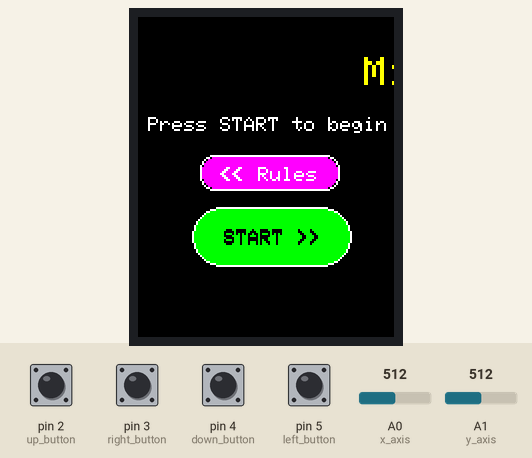
The sketch below on a simulated Arduino Uno, built with avr-gcc and run on an emulated ATmega328P. Parts: 128×160 colour display. Inputs (shaded band) come from the test bench; at power-on: pin 2 (up_button), pin 3 (right_button), pin 4 (down_button), pin 5 (left_button) HIGH, A0 (x_axis) = 512, A1 (y_axis) = 512. Random numbers use the default seed unless the sketch sets one; what the sketch prints to the serial monitor is not drawn.

Above: at 1.0 s.
1.1 s: pin 3 (right_button) pulled LOW for 0.15 s
At 2.8 s:
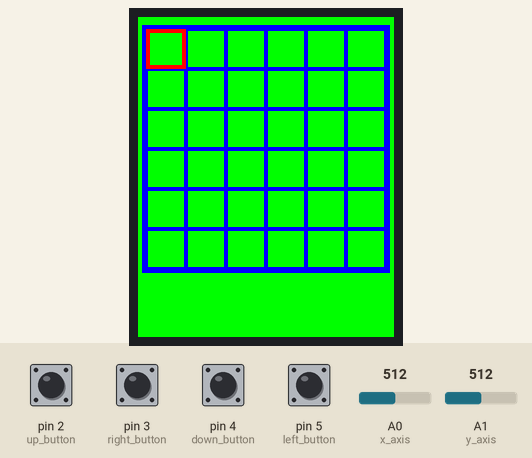
3.4 s: pin 2 (up_button) pulled LOW for 0.15 s
At 4.7 s:
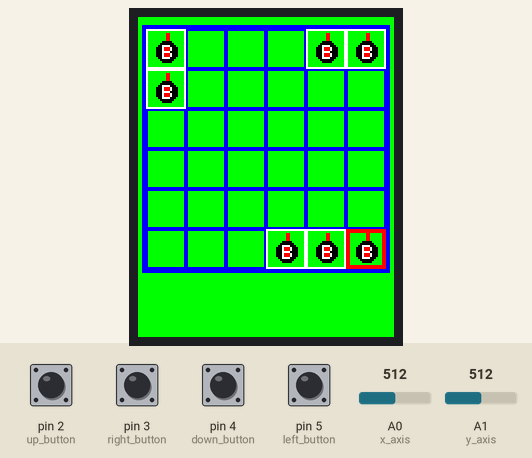
6.5 s: pin 3 (right_button) pulled LOW for 1 s
At 7.6 s:
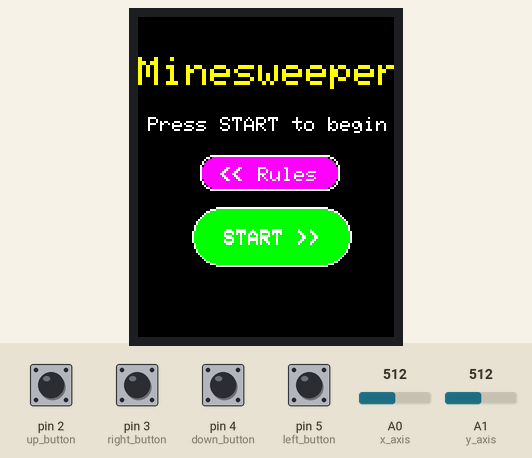
9.0 s: pin 4 (down_button) pulled LOW for 1 s
At 10.2 s:
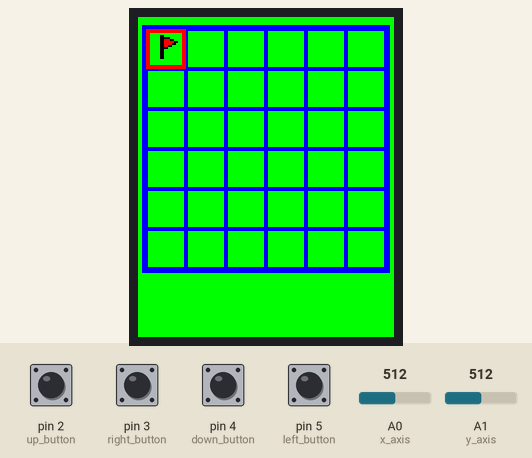
11.5 s: A0 (x_axis) set to 582
13.0 s: A0 (x_axis) set to 609
At 16.0 s:
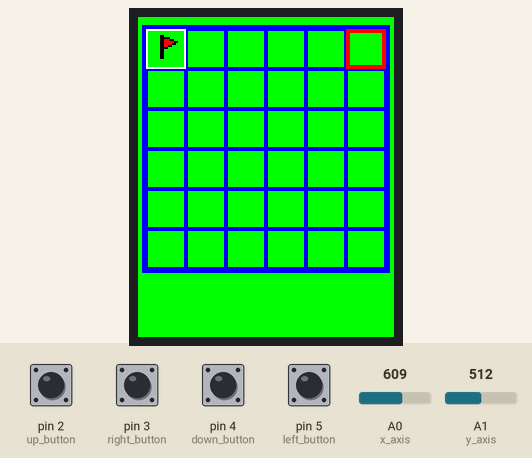
Timing chart, 0 to 17.0 s (numbered marks = the images above; inputs shaded):
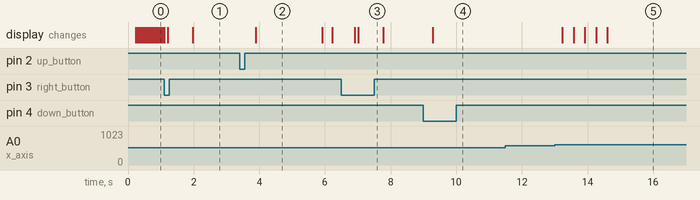

The sketch:

Minesweeper.ino
```cpp
#include <Adafruit_GFX.h>
#include <Adafruit_ST7735.h>
#include <SPI.h>
#include <time.h>
#include <unistd.h>
#include <stdlib.h>

#define TFT_CS 10
#define TFT_RST 12
#define TFT_DC 9

// Color definitions
#define BLACK   0x0000
#define WHITE   0xFFFF
#define BLUE    0x001F
#define RED     0xF800
#define GREEN   0x07E0
#define CYAN    0x07FF
#define MAGENTA 0xF81F
#define YELLOW  0xFFE0
#define ORANGE  0xFD60
#define PURPLE  0x801F
#define BROWN   0x8200

Adafruit_ST7735 tft = Adafruit_ST7735(TFT_CS, TFT_DC, TFT_RST);

#define SCREEN_WIDTH 128
#define SCREEN_HEIGHT 128

#define CELL_SIZE 20  // Size of each cell in pixels

#define NUM_ROWS (SCREEN_HEIGHT / CELL_SIZE)
#define NUM_COLS (SCREEN_WIDTH / CELL_SIZE)

#define NUM_MINES 7  // Number of mines in the game
int bomb_no_mines=0;
int game_over = 0;

int board_count = 0;
int revealed_count = 0;

int score = 10000;
int highestScore = 0;

int up_button = 2;
int down_button = 4;
int left_button = 5;
int right_button = 3;
int start_button = 6;
int select_button = 7;
int analog_button = 8;
int x_axis = A0;
int y_axis = A1;
int buttons[] = {up_button, down_button, left_button, right_button, start_button, select_button, analog_button};

int board[NUM_ROWS][NUM_COLS];     // Mines board
int revealed[NUM_ROWS][NUM_COLS];  // Revealed cells board

int cursorRow = 0;
int cursorCol = 0;

void setup() {

  for(int i; i < 7; i++){
    pinMode(buttons[i], INPUT);
    digitalWrite(buttons[i], HIGH);
  }

  unsigned long a = analogRead(0);
  srand(a);

  Serial.begin(9600);
  tft.initR(INITR_GREENTAB);

  bomb_no_mines = 0;
  board_count = 0;
  revealed_count = 0;
  score = 10000;
  mainScreen();
}

void loop() {
  // Main game loop
  handleInput();
  delay(300);
}

void mainScreen(){
  tft.setRotation(0);  // Adjust rotation if needed

  // Fill the screen with a background color
  tft.fillScreen(BLACK);
  int left = 0;
  int right = 0;
  while (1) {
    int xPos = tft.width();  // Start off-screen (right edge)

    mainScreenComp();

    while (xPos > -tft.width()) {
      // Clear only the area where the scrolling text will be
      tft.fillRect(xPos, 0, tft.width() + xPos+200, 40, BLACK);

      // Display scrolling Minesweeper title
      tft.setTextSize(2);
      tft.setCursor(xPos, 20);
      tft.setTextColor(ST77XX_YELLOW);
      tft.print("Minesweeper");

      xPos--;     // Move text to the left
      left = digitalRead(left_button);
      right = digitalRead(right_button);
      delay(50);
      if (left == 0) {
        tft.fillScreen(BLACK);

        drawButton2(1);
        delay(700);

        rules();
        delay(100);
        tft.fillScreen(BLACK);
        mainScreenComp();
      }
      else if(right == 0){
        tft.fillScreen(BLACK);
        drawButton(27, 95, 80, 30, GREEN, "START >>", 1);
        delay(700);
        // tft.setRotation(3);
        initializeGame();
        break;
      }
      delay(0);
    }
    if(right == 0){
      break;
    }
  }
  delay(10);
}

void mainScreenComp(){
  tft.setTextWrap(false);

  tft.setTextSize(1);
  tft.setTextColor(WHITE);
  tft.setCursor(5, 50);
  tft.println("Press START to begin");

  drawButton2(0);

  drawButton(27, 95, 80, 30, GREEN, "START >>", 0);
}

void drawButton2(int check){
  if(check == 1){
    tft.setTextSize(2);
    tft.setCursor(0, 20);
    tft.setTextColor(ST77XX_YELLOW);
    tft.print("Minesweeper");

    mainScreenComp();
  }
  tft.drawRoundRect(31, 69, 70, 18, 7, WHITE);
  tft.fillRoundRect(32, 70, 68, 16, 7, MAGENTA);

  tft.setCursor(40, 75);
  tft.setTextSize(1);
  tft.setTextColor(WHITE);
  tft.println("<<");
  tft.setCursor(41, 75);
  tft.print("<<");

  if(check == 0)
  tft.setTextColor(WHITE);

  else tft.setTextColor(BLACK);

  tft.setCursor(54, 75);
  tft.print(" Rules");
  if(check == 1){
    tft.setCursor(54, 74);
    tft.print(" Rules");
  }

  // tft.setCursor(5, 75);
  // tft.setTextSize(1);
  // tft.setTextColor(WHITE);
  // tft.println("<<");
  // tft.setCursor(6, 75);
  // tft.print("<<");
  // tft.print(" Rules");
}
void drawButton(int x, int y, int width, int height, uint16_t color, const char* label, int check) {
  if(check == 1){
    tft.setTextSize(2);
    tft.setCursor(0, 20);
    tft.setTextColor(ST77XX_YELLOW);
    tft.print("Minesweeper");
    mainScreenComp();
  }

  tft.fillRoundRect(x, y, width, height, 20, color);
  tft.drawRoundRect(x, y, width, height, 20, WHITE);

  int labelWidth = strlen(label) * 6;  // Approximate width based on character size

  int labelX = x + (width - labelWidth) / 2;
  int labelY = y + (height - 8) / 2;  // 8 is the text height for the default font

  if(check == 0)
  tft.setTextColor(BLACK);

  else tft.setTextColor(WHITE);

  tft.setTextSize(1);

  tft.setCursor(labelX, labelY);
  tft.println(label);

  tft.setCursor(labelX, labelY+1);
  tft.println(label);
}

void rules(){
  tft.setTextWrap(true);
  pinMode(up_button, INPUT);
  digitalWrite(up_button, HIGH);

  pinMode(down_button, INPUT);
  digitalWrite(down_button, HIGH);

  page1();
  int curr = 1;

  // Display the rules content
  while(1){
    int up = digitalRead(up_button);
    int down = digitalRead(down_button);
    // int left = digitalRead(left_button);
    int right = digitalRead(right_button);

    delay(50);
    if(up == 0){
      // if(curr == 1){
      //   page1();
      //   curr = 1;
      // }
      if(curr == 2){
        page1();
        curr--;
      }
      else if(curr == 3){
        page2();
        curr--;
      }
    }
    if(down == 0){
      if(curr == 1){
        page2();
        curr++;
      }
      else if(curr == 2){
        page3();
        curr++;
      }
    }
    // if(left == 0){
    //   mainScreen();
    // }
    if(right == 0){
      return;
    }
    // if(next == 0){
    //   tft.fillScreen(BLACK);
    // }
  }
}

void page1(){
  tft.fillScreen(ST7735_BLACK);
  tft.setTextSize(0);
  tft.setTextColor(ST7735_WHITE);
  tft.setCursor(50, 2);

  tft.println("RULES");
  tft.setCursor(50, 3);
  tft.print("RULES");

  tft.println();
  tft.println("1.This is a single player game consisting of 10x10 grid.");
  tft.println();
  tft.println("2.The grid is covered with tiles and some of them conceal hidden mines beneath.");
  tft.println();
  tft.println("3.The goal is to uncover all the tiles that do not contain mines, without detonating any of the mines.");
}
void page2(){
  tft.fillScreen(ST7735_BLACK);
  tft.setTextSize(0);
  tft.setTextColor(ST7735_WHITE);
  tft.setCursor(0, 5);

  tft.println();
  tft.println("4.The game is won when all non-mine tiles are revealed.");
  tft.println();
  tft.println("5.If the selected tile contains a mine, you lose the game.");
  tft.println();
  tft.println("6.When a tile is selected, it will reveal a number, indicating how many mines are present in its surrounding 8 tiles.");
}
void page3(){
  tft.fillScreen(ST7735_BLACK);
  tft.setTextSize(0);
  tft.setTextColor(ST7735_WHITE);
  tft.setCursor(0, 5);

  tft.println();
  tft.println("8.If a tile does not have any adjacent mines, it will automatically uncover all its neighbouring tiles until it reaches tiles with adjacent mines.");
  tft.println();
  tft.println("9.To help identify potential mine locations, you can place flags on tiles that you suspect contain mines.");
  tft.println();
}

void bombs_placement_mines(){
  for(int i=0;i<NUM_ROWS;i++){
    for(int j=0;j<NUM_COLS;j++){
      if(board[i][j]!=9) {
        int count=0;
        if((i>0&&i<NUM_ROWS-1)&&(j>0&&j<NUM_COLS-1)){
          if(board[i-1][j-1]==9) count++;
          if(board[i-1][j]==9) count++;
          if(board[i-1][j+1]==9) count++;
          if(board[i][j-1]==9) count++;
          if(board[i][j+1]==9) count++;
          if(board[i+1][j-1]==9) count++;
          if(board[i+1][j]==9) count++;
          if(board[i+1][j+1]==9) count++;
        }else if((i==0)&&(j>0&&j<NUM_COLS-1)){
          if(board[i][j-1]==9) count++;
          if(board[i][j+1]==9) count++;
          if(board[i+1][j-1]==9) count++;
          if(board[i+1][j]==9) count++;
          if(board[i+1][j+1]==9) count++;
        }else if((i==NUM_ROWS-1)&&(j>0&&j<NUM_COLS-1)){
          if(board[i-1][j-1]==9) count++;
          if(board[i-1][j]==9) count++;
          if(board[i-1][j+1]==9) count++;
          if(board[i][j-1]==9) count++;
          if(board[i][j+1]==9) count++;
        }else if((j==NUM_COLS-1)&&(i>0&&i<NUM_ROWS-1)){
          if(board[i-1][j-1]==9) count++;
          if(board[i-1][j]==9) count++;
          if(board[i][j-1]==9) count++;
          if(board[i+1][j-1]==9) count++;
          if(board[i+1][j]==9) count++;
        }else if((j==0)&&(i>0&&i<NUM_ROWS-1)){
          if(board[i-1][j]==9) count++;
          if(board[i-1][j+1]==9) count++;
          if(board[i][j+1]==9) count++;
          if(board[i+1][j]==9) count++;
          if(board[i+1][j+1]==9) count++;
        }else if((i==0)&&(j==0)){
          if(board[i+1][j]==9) count++;
          if(board[i][j+1]==9) count++;
          if(board[i+1][j+1]==9) count++;
        }else if((i==0)&&(j==NUM_COLS-1)){
          if(board[i+1][j]==9) count++;
          if(board[i][j-1]==9) count++;
          if(board[i+1][j-1]==9) count++;
        }else if((i==NUM_ROWS-1)&&(j==0)){
          if(board[i-1][j]==9) count++;
          if(board[i][j+1]==9) count++;
          if(board[i-1][j+1]==9) count++;
        }else if((i==NUM_ROWS-1)&&(j==NUM_COLS-1)){
          if(board[i-1][j]==9) count++;
          if(board[i][j-1]==9) count++;
          if(board[i-1][j-1]==9) count++;
        }
        board[i][j]=count;
        if(board[i][j] >= 1 && board[i][j] <= 8){
          board_count ++;
        }
      }
    }
  }
}

void initializeGame() {
  // Clear the board
  memset(board, 0, sizeof(board));
  memset(revealed, 0, sizeof(revealed));

  while (bomb_no_mines < NUM_MINES) {
    for (int i = 0; i < NUM_ROWS; i++) {
      for (int j = 0; j < NUM_COLS; j++) {
        int q = rand();
        if (q % 8 == 0 && bomb_no_mines < NUM_MINES && board[i][j] == 0) {
          board[i][j] = 9;
          bomb_no_mines++;
        }
      }
    }
  }
  bombs_placement_mines();
  Serial.println();
  for (int i = 0; i < NUM_ROWS; i++) {
    for (int j = 0; j < NUM_COLS; j++) {
      Serial.print(board[i][j]);
      Serial.print(" ");
    }
    Serial.println();
  }
  Serial.println(board_count);
  drawBoard(cursorRow, cursorCol);
}

void bomb(int rowb,int colb){
  int x = rowb+4 + CELL_SIZE/2;
  int y = colb+7 + CELL_SIZE/2;
  // int centerX = (rowb + x)/2;
  // int centerY = (colb + y)/2;
  tft.fillCircle(x, y, 5, BLACK);
  tft.fillRect(x, y-9, 2, 4,RED);
  tft.fillRect(x-2, y-3, 4, 6,RED);
  tft.setTextSize(0);
  tft.setTextColor(WHITE);
  tft.setCursor(x-2, y-3);
  tft.println("B");
}

void flag(int rowf, int colf){
  rowf += 11;
  colf += 9;
  tft.fillTriangle(rowf, colf, rowf, colf+7, rowf+8, colf+3, RED);
  tft.drawTriangle(rowf, colf, rowf, colf+7, rowf+8, colf+3, BLACK);
  tft.fillRect(rowf, colf, 2, 12, BLACK);
}

void drawBoard(int crow, int ccol) {
  tft.fillScreen(ST7735_GREEN);  // Clear the screen
  tft.drawRect(2, 4, NUM_ROWS*CELL_SIZE+4, NUM_COLS*CELL_SIZE+4, BLUE);
  tft.drawRect(3, 5, NUM_ROWS*CELL_SIZE+2, NUM_COLS*CELL_SIZE+2, BLUE);
  // Draw cells
  for (int row = 0; row < NUM_ROWS; row++) {
    for (int col = 0; col < NUM_COLS; col++) {
      int x = col * CELL_SIZE;
      int y = row * CELL_SIZE;
      int color = revealed[row][col] ? ST7735_WHITE : ST7735_BLUE;
      tft.drawRect(x+4, y+6, CELL_SIZE, CELL_SIZE, color);

      tft.setCursor(x+13, y+12);
      tft.setTextSize(1);
      if(revealed[row][col] != 0 && revealed[row][col] != -1 && revealed[row][col] != 9 && revealed[row][col] != 10){
        if(revealed[row][col] == 1) tft.setTextColor(MAGENTA);
        else if(revealed[row][col] == 2) tft.setTextColor(PURPLE);
        else if(revealed[row][col] == 3) tft.setTextColor(BROWN);
        else tft.setTextColor(BLACK);

        tft.print(revealed[row][col]);
        tft.setCursor(x+14,y+12);
        tft.print(revealed[row][col]);
      }
      else if(revealed[row][col] == 9){
        bomb(x, y);
      }else if(revealed[row][col]==10){
        flag(x,y);
      }
      if (row == crow && col == ccol) {
        tft.drawRect(x + 5, y + 7, CELL_SIZE - 2, CELL_SIZE - 2, ST7735_RED);
        tft.drawRect(x + 4, y + 6, CELL_SIZE , CELL_SIZE , ST7735_RED);
      }
    }
  }
}

void open_board_mines(int start,int end){
  if((start>=0&&start<=NUM_ROWS-1)&&(end>=0&&end<=NUM_COLS-1)&&(revealed[start][end]==0  || revealed[start][end] == 10)){
    drawBoard(start,end);
    cursorRow = start;
    cursorCol = end;
    if(board[start][end]>=1&&board[start][end]<=8){
      revealed[start][end]=board[start][end];
      drawBoard(start,end);
      revealed_count ++;
      score += 211;
    }
    else if(board[start][end]==0){
      revealed[start][end]=-1;
      open_board_mines(start-1,end-1);
      open_board_mines(start-1,end);
      open_board_mines(start-1,end+1);
      open_board_mines(start,end-1);
      open_board_mines(start,end+1);
      open_board_mines(start+1,end-1);
      open_board_mines(start+1,end);
      open_board_mines(start+1,end+1);
    }
    else if(board[start][end]==9){
            game_over=1;
            revealed[start][end]=9;
            drawBoard(start,end);
            for(int i=0;i<NUM_ROWS;i++){
                for(int j=0;j<NUM_COLS;j++){
                    if(board[i][j]==9){
                        revealed[i][j]=9;
                        drawBoard(i,j);
                    }
                }
            }
            delay(2000);
            score -= 7000;
            endPage(false);
            Serial.print("You Lost The Game\n");
            return;
        }
    }else{
        return;
    }
}

void endPage(bool isWin) {
  // Clear the screen
  tft.fillScreen(BLACK);

  // Display "Game Over" text
  tft.setTextSize(2);

  if (isWin) {
    // tft.setCursor(20, 10);
    // tft.setTextColor(GREEN);
    // tft.println("You Win");
    endScreenComp();
    static bool blink = false;
    while(1){
      blink = !blink;

      // Display "Game Over" text
      tft.setTextSize(2);
      tft.setTextColor(blink ? GREEN : BLACK); // Toggle color for blinking effect
      tft.setCursor(20, 30);
      tft.println("You Win");
      delay(300);

      int left = digitalRead(left_button);
      int right = digitalRead(right_button);

      if(right == 0){
        delay(200);
        setup();
        return;
      }
    }
  } else {
    tft.setTextSize(1);
    tft.setCursor(40, 50);
    tft.setTextColor(RED);
    tft.println("You Lose");
    endScreenComp();
    static bool blink = false;
    while(1){
      blink = !blink;

      // Display "Game Over" text
      tft.setTextSize(2);
      tft.setTextColor(blink ? RED : BLACK); // Toggle color for blinking effect
      tft.setCursor(5, 27);
      tft.println("Game Over!");
      delay(300);

      int left = digitalRead(left_button);
      int right = digitalRead(right_button);

      if(right == 0){
        delay(200);
        setup();
        return;
      }
    }
  }
}

void endScreenComp(){
  // Display score
  tft.setTextSize(1);
  tft.setTextColor(WHITE);
  tft.setCursor(0, 65);
  tft.print("Score: ");
  tft.println(score);

  // Update highest score if necessary
  if (score > highestScore) {
    highestScore = score;
  }

  // Display highest score
  tft.setCursor(0, 78);
  tft.print("Highest Score: ");
  tft.println(highestScore);

  drawButton4("MAIN MENU >>");
}

void drawButton4(const char* label){
  tft.fillRoundRect(22, 97, 84, 20, 8, YELLOW);
  tft.drawRoundRect(21, 96, 86, 22, 10, BLACK);

  int labelWidth = strlen(label) * 6; // Approximate width based on character size
  int width = 84;
  int height = 20;
  int x = 22;
  int y = 97;
  int labelX = x + (width - labelWidth) / 2;
  int labelY = y + (height - 8) / 2; // 8 is the text height for the default font

  tft.setCursor(labelX, labelY);
  tft.setTextColor(BLUE);
  tft.setTextSize(1);
  tft.println(label);

  tft.setCursor(labelX, labelY-1);
  tft.println(label);
}

void handleInput() {
  int horizontal = analogRead(x_axis);  // Read X-axis of joystick
  int vertical = analogRead(y_axis);    // Read Y-axis of joystick

  int check = 0;

  if (horizontal < 100) {
    cursorCol--;
    if (cursorCol < 0) cursorCol = 0;
    check = 1;
    score -= 7;
  } else if (horizontal > 600) {
    cursorCol++;
    if (cursorCol >= NUM_COLS) cursorCol = NUM_COLS - 1;
    check = 1;
    score -= 11;
  }

  if (vertical > 600) {
    cursorRow--;
    if (cursorRow < 0) cursorRow = 0;
    check = 1;
    score -= 13;
  } else if (vertical < 100) {
    cursorRow++;
    if (cursorRow >= NUM_COLS) cursorRow = NUM_ROWS - 1;
    check = 1;
    score -= 10;
  }

  if (digitalRead(up_button) == LOW) {
    open_board_mines(cursorRow, cursorCol);
    Serial.println(revealed_count);
    if(board_count == revealed_count){
      Serial.println("You win.");
      delay(2000);
      endPage(true);
    }
  }
  else if(digitalRead(down_button) == LOW && revealed[cursorRow][cursorCol] == 0){
    Serial.println(cursorRow);
    Serial.println(cursorCol);
    revealed[cursorRow][cursorCol] = 10;
    if(revealed[cursorRow][cursorCol]==board[cursorRow][cursorCol]+1) score+=347;
    else score-=264;
    int x = cursorCol * CELL_SIZE;
    int y = cursorRow * CELL_SIZE;
    flag(x,y);
  }

  if(check == 1)drawBoard(cursorRow, cursorCol);
}
```

Measured:
- the behaviour switches between 600 and 601 on A0 (x_axis) (found by bisection; images 4 and 5)
- after the input at 3.4 s, the display: changes after 0.49 s (image 2)
- after the input at 9.0 s, the display: changes after 0.29 s (image 4)
- after the input at 11.5 s, every drawn part: stays the same
- after the input at 13.0 s, the display: first changes after 0.24 s (image 5 shows a later state)
- what the display in image 2 shows lasts 2.0 s, from 3.9 s to 5.9 s
